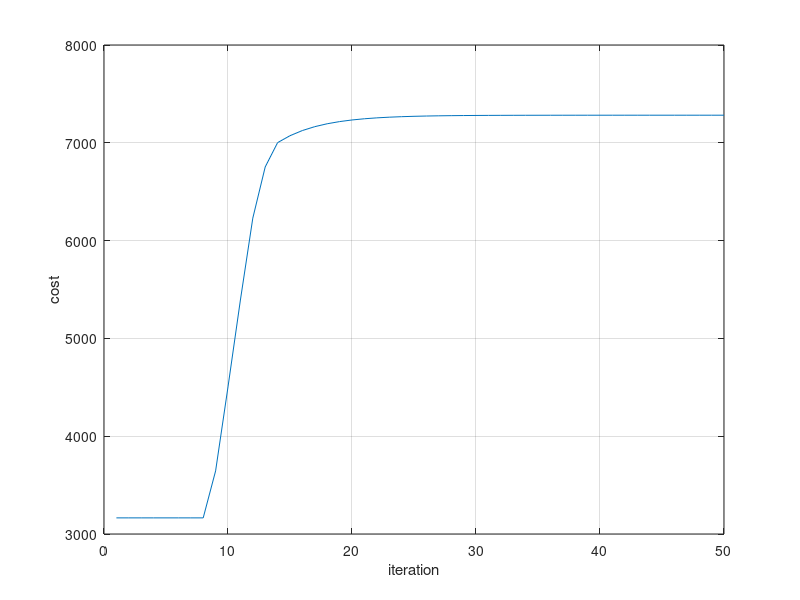

Reproduce this figure in MATLAB.
clc; clear all;
A=[510 310 18];
B=[7.2 7.85 7.97];
Y=[0.00142 0.00194 0.00482];
Pd=800;
lambda = input('Enter estimated value of Lambda = ');
del_P = 2; tol = 0.001;
iteration=1;
Pmin=[ 150 100 50 ];
Pmax=[ 500 400 200];
while(abs(del_P)>tol)
 F_t=0;
 for i=1:3
 P(i)=(lambda-B(i))/(2*Y(i));
 if(P(i)>Pmax(i))
 P(i)= Pmax(i);
 end
 if(P(i)<Pmin(i))
 P(i)= Pmin(i);
 end
 F(i)=Y(i)*(P(i)^2)+B(i)*P(i)+A(i);
 F_t=F_t+F(i);
 end
 sum_P=sum(P);
 del_P = sum_P-Pd;
 den=0;
 for i=1:3
 den=den+(1/(2*Y(i)));
 end
 del_lamda=abs(del_P)/den;
 if(sum_P>Pd)
 lambda=lambda-(del_lamda/2);
 end
 if(sum_P<Pd)
 lambda=lambda+(del_lamda/2);
 end
 L(iteration)=lambda;
 cost(iteration)=F_t;
 iteration = iteration + 1;
end
lambda
P
cost(iteration-1)
plot(cost)
xlabel('iteration')
ylabel('cost')
grid on